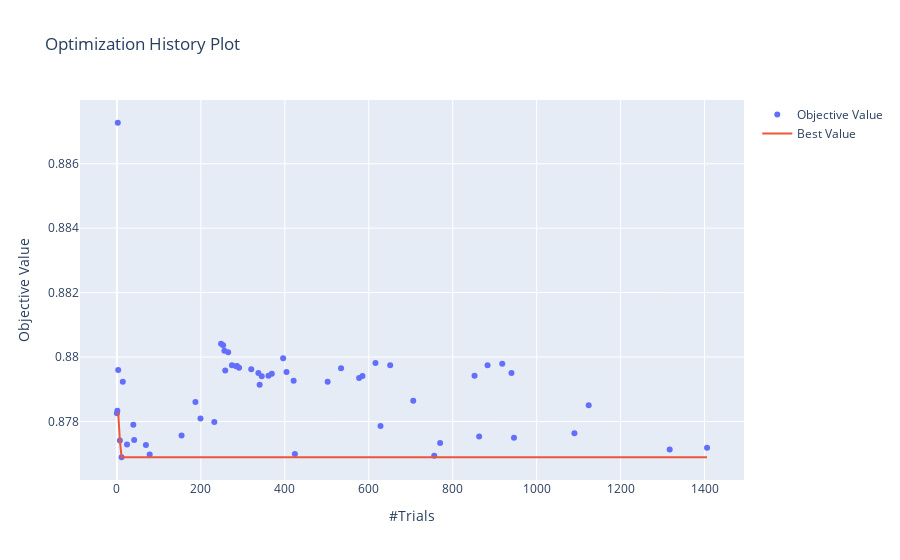

The notebook cell saved with this chart:
### Markdown cell above
lgbm_study = optuna.create_study(direction="minimize", pruner = optuna.pruners.HyperbandPruner())
lgbm_study.optimize(objective_LGBM, n_trials=1500, gc_after_trial = True)
print(lgbm_study.best_trial)

### Code cell
optuna.visualization.plot_optimization_history(lgbm_study)
